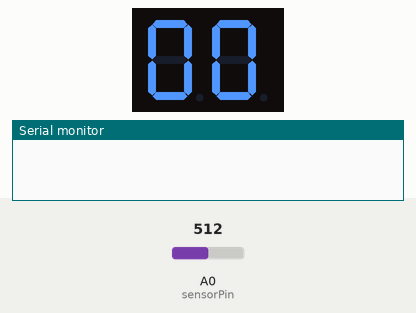
Bench run of a sketch on a simulated Arduino Uno, built with avr-gcc and run on an emulated ATmega328P. Shown: 2-digit seven-segment display, the last lines printed to the serial monitor. Wiring (inferred from the names in the program): 2-digit 7-segment display, segments lit when LOW: segments pin 2, pin 3, pin 4, pin 5, pin 6, pin 7, pin 8; digit selects pin 9, pin 10. The test bench sets the inputs (shaded band); at power-on: A0 (sensorPin) = 512. The segment pins are drawn as the display they are named for.

Above: at 0.1 s.
At 5.1 s:
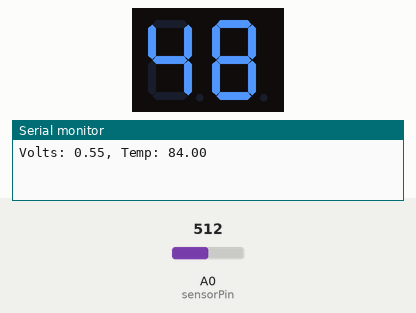

The sketch:

thermometer.ino
```cpp
const int sensorPin = A0;
const int segmentPins[] = {2, 3, 4, 5, 6, 7, 8};
const int digit1Pin = 9;
const int digit2Pin = 10;
const int displayDelay = 5;

const long sampleInterval = 50;
const long updateInterval = 5000;

unsigned long lastSampleTime = 0;
unsigned long lastUpdateTime = 0;

long totalReading = 0;
int sampleCount = 0;

int tensDigit = 0;
int onesDigit = 0;

byte numPatterns[10][7] = {
  {0, 0, 0, 0, 0, 0, 1},
  {1, 0, 0, 1, 1, 1, 1},
  {0, 0, 1, 0, 0, 1, 0},
  {0, 0, 0, 0, 1, 1, 0},
  {1, 0, 0, 1, 1, 0, 0},
  {0, 1, 0, 0, 1, 0, 0},
  {0, 1, 0, 0, 0, 0, 0},
  {0, 0, 0, 1, 1, 1, 1},
  {0, 0, 0, 0, 0, 0, 0},
  {0, 0, 0, 0, 1, 0, 0}
};

void setup() {
  analogReference(INTERNAL);

  for (int i = 0; i < 7; i++) {
    pinMode(segmentPins[i], OUTPUT);
  }
  pinMode(digit1Pin, OUTPUT);
  pinMode(digit2Pin, OUTPUT);
  Serial.begin(9600);
}

void loop() {
  unsigned long currentTime = millis();

  if (currentTime - lastSampleTime >= sampleInterval) {
    totalReading += analogRead(sensorPin);
    sampleCount++;
    lastSampleTime = currentTime;
  }

  if (currentTime - lastUpdateTime >= updateInterval) {
    if (sampleCount > 0) {
      float avgReading = (float)totalReading / sampleCount;

      float voltage = avgReading * (1.1 / 1024.0);
      float tempC = voltage * 50.0;
      float tempF = (tempC * 9.0 / 5.0) + 32.0 + 2.5; //2.5 is the Calibration offset

      int tempInt = (int)(tempF + 0.5);

      if (tempInt < 0) tempInt = 0;
      if (tempInt > 99) tempInt = 99;

      tensDigit = tempInt / 10;
      onesDigit = tempInt % 10;

      Serial.print("Volts: ");
      Serial.print(voltage);
      Serial.print(", Temp: ");
      Serial.println(tempF);
    }

    totalReading = 0;
    sampleCount = 0;
    lastUpdateTime = currentTime;
  }

  digitalWrite(digit2Pin, LOW);
  setSegments(tensDigit);
  digitalWrite(digit1Pin, HIGH);
  delay(displayDelay);

  digitalWrite(digit1Pin, LOW);
  setSegments(onesDigit);
  digitalWrite(digit2Pin, HIGH);
  delay(displayDelay);
}

void setSegments(int digit) {
  if (digit < 0 || digit > 9) return;
  for (int i = 0; i < 7; i++) {
    digitalWrite(segmentPins[i], numPatterns[digit][i]);
  }
}
```

Measured:
- what the display in image 0 shows lasts 5.1 s, from 0.0 s to 5.1 s
